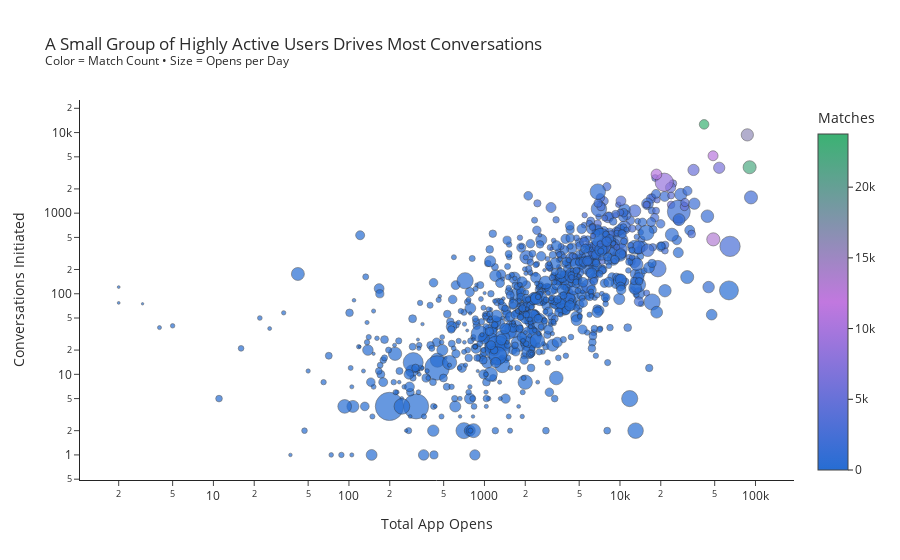

Notebook code cell kept with this figure:
### Code cell
# ================================================================
# 17th Visualization — Engagement "Gravity Well" Bubble Scatter
# ================================================================

# FT color palette (harmonized)
FT_BLUE   = "#266DD3"
FT_PINK   = "#C178DF"
FT_GREEN  = "#3BB273"
FT_GREY   = "#9FA4AD"
FT_DARK   = "#2B2B2B"

FT_CONTINUOUS = [
    [0.0,  FT_BLUE],
    [0.5,  FT_PINK],
    [1.0,  FT_GREEN]
]

# Normalize engagement by number of active days
df = df[df["no_of_days"] > 0]
df["opens_per_day"] = df["sum_app_opens"] / df["no_of_days"]

fig = px.scatter(
    df,
    x='sum_app_opens',
    y='nrOfConversations',
    size='opens_per_day',
    color='no_of_matches',
    hover_data=['no_of_days', 'opens_per_day'],
    title='A Small Group of Highly Active Users Drives Most Conversations<br><sup>Color = Match Count • Size = Opens per Day</sup>',
    labels={
        'sum_app_opens': 'Total App Opens',
        'nrOfConversations': 'Conversations Initiated',
        'opens_per_day': 'App Opens per Day',
        'no_of_matches': 'Match Count'
    },
    color_continuous_scale=FT_CONTINUOUS,   # <<< FT-style gradient
    template='simple_white'
)

# Bubble styling
fig.update_traces(
    marker=dict(
        opacity=0.70,
        line=dict(width=0.6, color=FT_DARK)
    )
)

# Log scales for reducing skew
fig.update_xaxes(type="log", gridcolor=FT_GREY)
fig.update_yaxes(type="log", gridcolor=FT_GREY)

fig.update_layout(
    font=dict(color=FT_DARK),
    coloraxis_colorbar_title="Matches",
)

fig.show()

save_fig('figure_17')

### Figure 1 — Plotly figure (JSON) as saved in the notebook; plotly's stock layout.template omitted (floating-point values rounded to 4 significant figures; data arrays with more than 128 entries replaced by an {"elided": "..."} marker saying what was removed)
{"data": [{"customdata": {"elided": "894x2 float values"}, "hovertemplate": "Total App Opens=%{x}<br>Conversations Initiated=%{y}<br>App Opens per Day=%{customdata[1]}<br>no_of_days=%{customdata[0]}<br>Match Count=%{marker.color}<extra></extra>", "legendgroup": "", "marker": {"color": {"elided": "894 int values"}, "coloraxis": "coloraxis", "line": {"color": "#2B2B2B", "width": 0.6}, "opacity": 0.7, "size": {"elided": "894 float values"}, "sizemode": "area", "sizeref": 0.4975, "symbol": "circle"}, "mode": "markers", "name": "", "orientation": "v", "showlegend": false, "type": "scatter", "x": {"elided": "894 int values"}, "xaxis": "x", "y": {"elided": "894 int values"}, "yaxis": "y"}], "layout": {"coloraxis": {"colorbar": {"title": {"text": "Matches"}}, "colorscale": [[0, "#266DD3"], [0.5, "#C178DF"], [1, "#3BB273"]]}, "font": {"color": "#2B2B2B"}, "legend": {"itemsizing": "constant", "tracegroupgap": 0}, "title": {"text": "A Small Group of Highly Active Users Drives Most Conversations<br><sup>Color = Match Count • Size = Opens per Day</sup>"}, "xaxis": {"anchor": "y", "domain": [0, 1], "gridcolor": "#9FA4AD", "title": {"text": "Total App Opens"}, "type": "log"}, "yaxis": {"anchor": "x", "domain": [0, 1], "gridcolor": "#9FA4AD", "title": {"text": "Conversations Initiated"}, "type": "log"}}}
